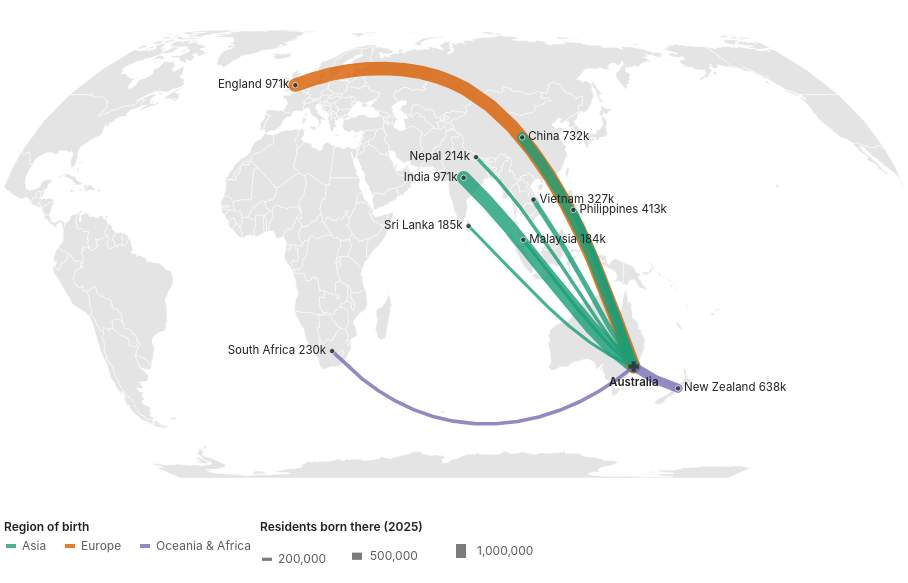

Write a Vega-Lite specification for this figure.
### Vega-Lite specification from a JSON file in a GitHub repository (floating-point values rounded to 4 significant figures; data arrays with more than 128 entries replaced by an {"elided": "..."} marker saying what was removed)
{"$schema": "https://vega.github.io/schema/vega-lite/v5.json", "width": 900, "height": 500, "autosize": {"type": "pad"}, "config": {"background": null, "font": "-apple-system, BlinkMacSystemFont, Segoe UI, Helvetica, Arial, sans-serif", "padding": 4, "view": {"stroke": null, "fill": "#f1f5f8"}, "axis": {"labelColor": "#5c5c5c", "titleColor": "#5c5c5c", "gridColor": "#d0d0d0", "domainColor": "#d0d0d0", "tickColor": "#d0d0d0", "labelFont": "-apple-system, BlinkMacSystemFont, Segoe UI, Helvetica, Arial, sans-serif", "labelFontSize": 11, "titleFont": "-apple-system, BlinkMacSystemFont, Segoe UI, Helvetica, Arial, sans-serif", "titleFontWeight": 500}, "legend": {"labelColor": "#5c5c5c", "titleColor": "#222222", "labelFont": "-apple-system, BlinkMacSystemFont, Segoe UI, Helvetica, Arial, sans-serif", "titleFont": "-apple-system, BlinkMacSystemFont, Segoe UI, Helvetica, Arial, sans-serif", "titleFontWeight": 600, "labelFontSize": 12, "titleFontSize": 12, "symbolStrokeColor": "#ffffff"}, "text": {"color": "#222222", "font": "-apple-system, BlinkMacSystemFont, Segoe UI, Helvetica, Arial, sans-serif"}, "tooltipFormat": {"numberFormat": ",.0f"}}, "projection": {"type": "equalEarth", "rotate": [-75, 0]}, "layer": [{"data": {"values": {"type": "Topology", "objects": {"countries": {"type": "GeometryCollection", "geometries": [{"type": "MultiPolygon", "arcs": [[[0]], [[1]]], "id": "242", "properties": {"name": "Fiji"}}, {"type": "Polygon", "arcs": [[2, 3, 4, 5, 6, 7, 8, 9, 10]], "id": "834", "properties": {"name": "Tanzania"}}, {"type": "Polygon", "arcs": [[11, 12, 13, 14]], "id": "732", "properties": {"name": "W. Sahara"}}, {"type": "MultiPolygon", "arcs": [[[15, 16, 17, 18]], [[19]], [[20]], [[21]], [[22]], [[23]], [[24]], [[25]], [[26]], [[27]], [[28]], [[29]], [[30]], [[31]], [[32]], [[33]], [[34]], [[35]], [[36]], [[37]], [[38]], [[39]], [[40]], [[41]], [[42]], [[43]], [[44]], [[45]], [[46]], [[47]]], "id": "124", "properties": {"name": "Canada"}}, {"type": "MultiPolygon", "arcs": [[[-19, 48, 49, 50]], [[51]], [[52]], [[53]], [[54]], [[55]], [[56]], [[57]], [[-17, 58]], [[59]]], "id": "840", "properties": {"name": "United States of America"}}, {"type": "Polygon", "arcs": [[60, 61, 62, 63, 64, 65]], "id": "398", "properties": {"name": "Kazakhstan"}}, {"type": "Polygon", "arcs": [[-63, 66, 67, 68, 69]], "id": "860", "properties": {"name": "Uzbekistan"}}, {"type": "MultiPolygon", "arcs": [[[70, 71]], [[72]], [[73]], [[74]]], "id": "598", "properties": {"name": "Papua New Guinea"}}, {"type": "MultiPolygon", "arcs": [[[-72, 75]], [[76, 77]], [[78]], [[79, 80]], [[81]], [[82]], [[83]], [[84]], [[85]], [[86]], [[87]], [[88]], [[89]]], "id": "360", "properties": {"name": "Indonesia"}}, {"type": "MultiPolygon", "arcs": [[[90, 91]], [[92, 93, 94, 95, 96, 97]]], "id": "032", "properties": {"name": "Argentina"}}, {"type": "MultiPolygon", "arcs": [[[-92, 98]], [[99, -95, 100, 101]]], "id": "152", "properties": {"name": "Chile"}}, {"type": "Polygon", "arcs": [[-8, 102, 103, 104, 105, 106, 107, 108, 109, 110, 111]], "id": "180", "properties": {"name": "Dem. Rep. Congo"}}, {"type": "Polygon", "arcs": [[112, 113, 114, 115]], "id": "706", "properties": {"name": "Somalia"}}, {"type": "Polygon", "arcs": [[-3, 116, 117, 118, -113, 119]], "id": "404", "properties": {"name": "Kenya"}}, {"type": "Polygon", "arcs": [[120, 121, 122, 123, 124, 125, 126, 127]], "id": "729", "properties": {"name": "Sudan"}}, {"type": "Polygon", "arcs": [[-122, 128, 129, 130, 131]], "id": "148", "properties": {"name": "Chad"}}, {"type": "Polygon", "arcs": [[132, 133]], "id": "332", "properties": {"name": "Haiti"}}, {"type": "Polygon", "arcs": [[-133, 134]], "id": "214", "properties": {"name": "Dominican Rep."}}, {"type": "MultiPolygon", "arcs": [[[135]], [[136]], [[137]], [[138]], [[139]], [[140]], [[141, 142, 143]], [[144]], [[145]], [[146, 147, 148, 149, -66, 150, 151, 152, 153, 154, 155, 156, 157, 158, 159, 160, 161]], [[162]], [[163, 164]]], "id": "643", "properties": {"name": "Russia"}}, {"type": "MultiPolygon", "arcs": [[[165]], [[166]], [[167]]], "id": "044", "properties": {"name": "Bahamas"}}, {"type": "Polygon", "arcs": [[168]], "id": "238", "properties": {"name": "Falkland Is."}}, {"type": "MultiPolygon", "arcs": [[[169]], [[-161, 170, 171, 172]], [[173]], [[174]]], "id": "578", "properties": {"name": "Norway"}}, {"type": "Polygon", "arcs": [[175]], "id": "304", "properties": {"name": "Greenland"}}, {"type": "Polygon", "arcs": [[176]], "id": "260", "properties": {"name": "Fr. S. Antarctic Lands"}}, {"type": "Polygon", "arcs": [[177, -77]], "id": "626", "properties": {"name": "Timor-Leste"}}, {"type": "Polygon", "arcs": [[178, 179, 180, 181, 182, 183, 184], [185]], "id": "710", "properties": {"name": "South Africa"}}, {"type": "Polygon", "arcs": [[-186]], "id": "426", "properties": {"name": "Lesotho"}}, {"type": "Polygon", "arcs": [[-50, 186, 187, 188, 189]], "id": "484", "properties": {"name": "Mexico"}}, {"type": "Polygon", "arcs": [[190, 191, -93]], "id": "858", "properties": {"name": "Uruguay"}}, {"type": "Polygon", "arcs": [[-191, -98, 192, 193, 194, 195, 196, 197, 198, 199, 200]], "id": "076", "properties": {"name": "Brazil"}}, {"type": "Polygon", "arcs": [[-194, 201, -96, -100, 202]], "id": "068", "properties": {"name": "Bolivia"}}, {"type": "Polygon", "arcs": [[-195, -203, -102, 203, 204, 205]], "id": "604", "properties": {"name": "Peru"}}, {"type": "Polygon", "arcs": [[-196, -206, 206, 207, 208, 209, 210]], "id": "170", "properties": {"name": "Colombia"}}, {"type": "Polygon", "arcs": [[-209, 211, 212, 213]], "id": "591", "properties": {"name": "Panama"}}, {"type": "Polygon", "arcs": [[-213, 214, 215, 216]], "id": "188", "properties": {"name": "Costa Rica"}}, {"type": "Polygon", "arcs": [[-216, 217, 218, 219]], "id": "558", "properties": {"name": "Nicaragua"}}, {"type": "Polygon", "arcs": [[-219, 220, 221, 222, 223]], "id": "340", "properties": {"name": "Honduras"}}, {"type": "Polygon", "arcs": [[-222, 224, 225]], "id": "222", "properties": {"name": "El Salvador"}}, {"type": "Polygon", "arcs": [[-189, 226, 227, -223, -226, 228]], "id": "320", "properties": {"name": "Guatemala"}}, {"type": "Polygon", "arcs": [[-188, 229, -227]], "id": "084", "properties": {"name": "Belize"}}, {"type": "Polygon", "arcs": [[-197, -211, 230, 231]], "id": "862", "properties": {"name": "Venezuela"}}, {"type": "Polygon", "arcs": [[-198, -232, 232, 233]], "id": "328", "properties": {"name": "Guyana"}}, {"type": "Polygon", "arcs": [[-199, -234, 234, 235]], "id": "740", "properties": {"name": "Suriname"}}, {"type": "MultiPolygon", "arcs": [[[-200, -236, 236]], [[237, 238, 239, 240, 241, 242, 243, 244]], [[245]]], "id": "250", "properties": {"name": "France"}}, {"type": "Polygon", "arcs": [[-205, 246, -207]], "id": "218", "properties": {"name": "Ecuador"}}, {"type": "Polygon", "arcs": [[247]], "id": "630", "properties": {"name": "Puerto Rico"}}, {"type": "Polygon", "arcs": [[248]], "id": "388", "properties": {"name": "Jamaica"}}, {"type": "Polygon", "arcs": [[249]], "id": "192", "properties": {"name": "Cuba"}}, {"type": "Polygon", "arcs": [[-181, 250, 251, 252]], "id": "716", "properties": {"name": "Zimbabwe"}}, {"type": "Polygon", "arcs": [[-180, 253, 254, -251]], "id": "072", "properties": {"name": "Botswana"}}, {"type": "Polygon", "arcs": [[-179, 255, 256, 257, -254]], "id": "516", "properties": {"name": "Namibia"}}, {"type": "Polygon", "arcs": [[258, 259, 260, 261, 262, 263, 264]], "id": "686", "properties": {"name": "Senegal"}}, {"type": "Polygon", "arcs": [[-261, 265, 266, 267, 268, 269, 270]], "id": "466", "properties": {"name": "Mali"}}, {"type": "Polygon", "arcs": [[-13, 271, -266, -260, 272]], "id": "478", "properties": {"name": "Mauritania"}}, {"type": "Polygon", "arcs": [[273, 274, 275, 276, 277]], "id": "204", "properties": {"name": "Benin"}}, {"type": "Polygon", "arcs": [[-131, 278, 279, -277, 280, -268, 281, 282]], "id": "562", "properties": {"name": "Niger"}}, {"type": "Polygon", "arcs": [[-278, -280, 283, 284]], "id": "566", "properties": {"name": "Nigeria"}}, {"type": "Polygon", "arcs": [[-130, 285, 286, 287, 288, 289, -284, -279]], "id": "120", "properties": {"name": "Cameroon"}}, {"type": "Polygon", "arcs": [[-275, 290, 291, 292]], "id": "768", "properties": {"name": "Togo"}}, {"type": "Polygon", "arcs": [[-292, 293, 294, 295]], "id": "288", "properties": {"name": "Ghana"}}, {"type": "Polygon", "arcs": [[-270, 296, -295, 297, 298, 299]], "id": "384", "properties": {"name": "Côte d'Ivoire"}}, {"type": "Polygon", "arcs": [[-262, -271, -300, 300, 301, 302, 303]], "id": "324", "properties": {"name": "Guinea"}}, {"type": "Polygon", "arcs": [[-263, -304, 304]], "id": "624", "properties": {"name": "Guinea-Bissau"}}, {"type": "Polygon", "arcs": [[-299, 305, 306, -301]], "id": "430", "properties": {"name": "Liberia"}}, {"type": "Polygon", "arcs": [[-302, -307, 307]], "id": "694", "properties": {"name": "Sierra Leone"}}, {"type": "Polygon", "arcs": [[-269, -281, -276, -293, -296, -297]], "id": "854", "properties": {"name": "Burkina Faso"}}, {"type": "Polygon", "arcs": [[-108, 308, -286, -129, -121, 309]], "id": "140", "properties": {"name": "Central African Rep."}}, {"type": "Polygon", "arcs": [[-107, 310, 311, 312, -287, -309]], "id": "178", "properties": {"name": "Congo"}}, {"type": "Polygon", "arcs": [[-288, -313, 313, 314]], "id": "266", "properties": {"name": "Gabon"}}, {"type": "Polygon", "arcs": [[-289, -315, 315]], "id": "226", "properties": {"name": "Eq. Guinea"}}, {"type": "Polygon", "arcs": [[-7, 316, 317, -252, -255, -258, 318, -103]], "id": "894", "properties": {"name": "Zambia"}}, {"type": "Polygon", "arcs": [[-6, 319, -317]], "id": "454", "properties": {"name": "Malawi"}}, {"type": "Polygon", "arcs": [[-5, 320, -184, 321, -182, -253, -318, -320]], "id": "508", "properties": {"name": "Mozambique"}}, {"type": "Polygon", "arcs": [[-183, -322]], "id": "748", "properties": {"name": "eSwatini"}}, {"type": "MultiPolygon", "arcs": [[[-106, 322, -311]], [[-104, -319, -257, 323]]], "id": "024", "properties": {"name": "Angola"}}, {"type": "Polygon", "arcs": [[-9, -112, 324]], "id": "108", "properties": {"name": "Burundi"}}, {"type": "Polygon", "arcs": [[325, 326, 327, 328, 329, 330, 331]], "id": "376", "properties": {"name": "Israel"}}, {"type": "Polygon", "arcs": [[-331, 332, 333]], "id": "422", "properties": {"name": "Lebanon"}}, {"type": "Polygon", "arcs": [[334]], "id": "450", "properties": {"name": "Madagascar"}}, {"type": "Polygon", "arcs": [[-327, 335]], "id": "275", "properties": {"name": "Palestine"}}, {"type": "Polygon", "arcs": [[-265, 336]], "id": "270", "properties": {"name": "Gambia"}}, {"type": "Polygon", "arcs": [[337, 338, 339]], "id": "788", "properties": {"name": "Tunisia"}}, {"type": "Polygon", "arcs": [[-12, 340, 341, -338, 342, -282, -267, -272]], "id": "012", "properties": {"name": "Algeria"}}, {"type": "Polygon", "arcs": [[-326, 343, 344, 345, 346, -328, -336]], "id": "400", "properties": {"name": "Jordan"}}, {"type": "Polygon", "arcs": [[347, 348, 349, 350, 351]], "id": "784", "properties": {"name": "United Arab Emirates"}}, {"type": "Polygon", "arcs": [[352, 353]], "id": "634", "properties": {"name": "Qatar"}}, {"type": "Polygon", "arcs": [[354, 355, 356]], "id": "414", "properties": {"name": "Kuwait"}}, {"type": "Polygon", "arcs": [[-345, 357, 358, 359, 360, -357, 361]], "id": "368", "properties": {"name": "Iraq"}}, {"type": "MultiPolygon", "arcs": [[[-351, 362, 363, 364]], [[-349, 365]]], "id": "512", "properties": {"name": "Oman"}}, {"type": "MultiPolygon", "arcs": [[[366]], [[367]]], "id": "548", "properties": {"name": "Vanuatu"}}, {"type": "Polygon", "arcs": [[368, 369, 370, 371]], "id": "116", "properties": {"name": "Cambodia"}}, {"type": "Polygon", "arcs": [[-369, 372, 373, 374, 375, 376]], "id": "764", "properties": {"name": "Thailand"}}, {"type": "Polygon", "arcs": [[-370, -377, 377, 378, 379]], "id": "418", "properties": {"name": "Laos"}}, {"type": "Polygon", "arcs": [[-376, 380, 381, 382, 383, -378]], "id": "104", "properties": {"name": "Myanmar"}}, {"type": "Polygon", "arcs": [[-371, -380, 384, 385]], "id": "704", "properties": {"name": "Vietnam"}}, {"type": "MultiPolygon", "arcs": [[[386, 386, 386]], [[-147, 387, 388, 389, 390]]], "id": "408", "properties": {"name": "North Korea"}}, {"type": "Polygon", "arcs": [[-389, 391]], "id": "410", "properties": {"name": "South Korea"}}, {"type": "Polygon", "arcs": [[-149, 392]], "id": "496", "properties": {"name": "Mongolia"}}, {"type": "Polygon", "arcs": [[-383, 393, 394, 395, 396, 397, 398, 399, 400]], "id": "356", "properties": {"name": "India"}}, {"type": "Polygon", "arcs": [[-382, 401, -394]], "id": "050", "properties": {"name": "Bangladesh"}}, {"type": "Polygon", "arcs": [[-400, 402]], "id": "064", "properties": {"name": "Bhutan"}}, {"type": "Polygon", "arcs": [[-398, 403]], "id": "524", "properties": {"name": "Nepal"}}, {"type": "Polygon", "arcs": [[-396, 404, 405, 406, 407]], "id": "586", "properties": {"name": "Pakistan"}}, {"type": "Polygon", "arcs": [[-69, 408, 409, -407, 410, 411]], "id": "004", "properties": {"name": "Afghanistan"}}, {"type": "Polygon", "arcs": [[-68, 412, 413, -409]], "id": "762", "properties": {"name": "Tajikistan"}}, {"type": "Polygon", "arcs": [[-62, 414, -413, -67]], "id": "417", "properties": {"name": "Kyrgyzstan"}}, {"type": "Polygon", "arcs": [[-64, -70, -412, 415, 416]], "id": "795", "properties": {"name": "Turkmenistan"}}, {"type": "Polygon", "arcs": [[-360, 417, 418, 419, 420, 421, -416, -411, -406, 422]], "id": "364", "properties": {"name": "Iran"}}, {"type": "Polygon", "arcs": [[-332, -334, 423, 424, -358, -344]], "id": "760", "properties": {"name": "Syria"}}, {"type": "Polygon", "arcs": [[-420, 425, 426, 427, 428]], "id": "051", "properties": {"name": "Armenia"}}, {"type": "Polygon", "arcs": [[-172, 429, 430]], "id": "752", "properties": {"name": "Sweden"}}, {"type": "Polygon", "arcs": [[-156, 431, 432, 433, 434]], "id": "112", "properties": {"name": "Belarus"}}, {"type": "Polygon", "arcs": [[-155, 435, -164, 436, 437, 438, 439, 440, 441, 442, -432]], "id": "804", "properties": {"name": "Ukraine"}}, {"type": "Polygon", "arcs": [[-433, -443, 443, 444, 445, 446, -142, 447]], "id": "616", "properties": {"name": "Poland"}}, {"type": "Polygon", "arcs": [[448, 449, 450, 451, 452, 453, 454]], "id": "040", "properties": {"name": "Austria"}}, {"type": "Polygon", "arcs": [[-441, 455, 456, 457, 458, -449, 459]], "id": "348", "properties": {"name": "Hungary"}}, {"type": "Polygon", "arcs": [[-439, 460]], "id": "498", "properties": {"name": "Moldova"}}, {"type": "Polygon", "arcs": [[-438, 461, 462, 463, -456, -440, -461]], "id": "642", "properties": {"name": "Romania"}}, {"type": "Polygon", "arcs": [[-434, -448, -144, 464, 465]], "id": "440", "properties": {"name": "Lithuania"}}, {"type": "Polygon", "arcs": [[-157, -435, -466, 466, 467]], "id": "428", "properties": {"name": "Latvia"}}, {"type": "Polygon", "arcs": [[-158, -468, 468]], "id": "233", "properties": {"name": "Estonia"}}, {"type": "Polygon", "arcs": [[-446, 469, -453, 470, -238, 471, 472, 473, 474, 475, 476]], "id": "276", "properties": {"name": "Germany"}}, {"type": "Polygon", "arcs": [[-463, 477, 478, 479, 480, 481]], "id": "100", "properties": {"name": "Bulgaria"}}, {"type": "MultiPolygon", "arcs": [[[482]], [[-480, 483, 484, 485, 486]]], "id": "300", "properties": {"name": "Greece"}}, {"type": "MultiPolygon", "arcs": [[[-359, -425, 487, 488, -427, -418]], [[-479, 489, -484]]], "id": "792", "properties": {"name": "Turkey"}}, {"type": "Polygon", "arcs": [[-486, 490, 491, 492, 493]], "id": "008", "properties": {"name": "Albania"}}, {"type": "Polygon", "arcs": [[-458, 494, 495, 496, 497, 498]], "id": "191", "properties": {"name": "Croatia"}}, {"type": "Polygon", "arcs": [[-452, 499, -239, -471]], "id": "756", "properties": {"name": "Switzerland"}}, {"type": "Polygon", "arcs": [[-472, -245, 500]], "id": "442", "properties": {"name": "Luxembourg"}}, {"type": "Polygon", "arcs": [[-473, -501, -244, 501, 502]], "id": "056", "properties": {"name": "Belgium"}}, {"type": "Polygon", "arcs": [[-474, -503, 503]], "id": "528", "properties": {"name": "Netherlands"}}, {"type": "Polygon", "arcs": [[504, 505]], "id": "620", "properties": {"name": "Portugal"}}, {"type": "Polygon", "arcs": [[-505, 506, -242, 507]], "id": "724", "properties": {"name": "Spain"}}, {"type": "Polygon", "arcs": [[508, 509]], "id": "372", "properties": {"name": "Ireland"}}, {"type": "Polygon", "arcs": [[510]], "id": "540", "properties": {"name": "New Caledonia"}}, {"type": "MultiPolygon", "arcs": [[[511]], [[512]], [[513]], [[514]], [[515]]], "id": "090", "properties": {"name": "Solomon Is."}}, {"type": "MultiPolygon", "arcs": [[[516]], [[517]]], "id": "554", "properties": {"name": "New Zealand"}}, {"type": "MultiPolygon", "arcs": [[[518]], [[519]]], "id": "036", "properties": {"name": "Australia"}}, {"type": "Polygon", "arcs": [[520]], "id": "144", "properties": {"name": "Sri Lanka"}}, {"type": "MultiPolygon", "arcs": [[[521]], [[-61, -150, -393, -148, -391, 522, -385, -379, -384, -401, -403, -399, -404, -397, -408, -410, -414, -415]]], "id": "156", "properties": {"name": "China"}}, {"type": "Polygon", "arcs": [[523]], "id": "158", "properties": {"name": "Taiwan"}}, {"type": "MultiPolygon", "arcs": [[[-451, 524, 525, -240, -500]], [[526]], [[527]]], "id": "380", "properties": {"name": "Italy"}}, {"type": "MultiPolygon", "arcs": [[[-476, 528]], [[529]]], "id": "208", "properties": {"name": "Denmark"}}, {"type": "MultiPolygon", "arcs": [[[-510, 530]], [[531]]], "id": "826", "properties": {"name": "United Kingdom"}}, {"type": "Polygon", "arcs": [[532]], "id": "352", "properties": {"name": "Iceland"}}, {"type": "MultiPolygon", "arcs": [[[-152, 533, -421, -429, 534]], [[-419, -426]]], "id": "031", "properties": {"name": "Azerbaijan"}}, {"type": "Polygon", "arcs": [[-153, -535, -428, -489, 535]], "id": "268", "properties": {"name": "Georgia"}}, {"type": "MultiPolygon", "arcs": [[[536]], [[537]], [[538]], [[539]], [[540]], [[541]], [[542]]], "id": "608", "properties": {"name": "Philippines"}}, {"type": "MultiPolygon", "arcs": [[[-374, 543]], [[-81, 544, 545, 546]]], "id": "458", "properties": {"name": "Malaysia"}}, {"type": "Polygon", "arcs": [[-546, 547]], "id": "096", "properties": {"name": "Brunei"}}, {"type": "Polygon", "arcs": [[-450, -459, -499, 548, -525]], "id": "705", "properties": {"name": "Slovenia"}}, {"type": "Polygon", "arcs": [[-160, 549, -430, -171]], "id": "246", "properties": {"name": "Finland"}}, {"type": "Polygon", "arcs": [[-442, -460, -455, 550, -444]], "id": "703", "properties": {"name": "Slovakia"}}, {"type": "Polygon", "arcs": [[-445, -551, -454, -470]], "id": "203", "properties": {"name": "Czechia"}}, {"type": "Polygon", "arcs": [[-126, 551, 552, 553]], "id": "232", "properties": {"name": "Eritrea"}}, {"type": "MultiPolygon", "arcs": [[[554]], [[555]], [[556]]], "id": "392", "properties": {"name": "Japan"}}, {"type": "Polygon", "arcs": [[-193, -97, -202]], "id": "600", "properties": {"name": "Paraguay"}}, {"type": "Polygon", "arcs": [[-364, 557, 558]], "id": "887", "properties": {"name": "Yemen"}}, {"type": "Polygon", "arcs": [[-346, -362, -356, 559, -354, 560, -352, -365, -559, 561]], "id": "682", "properties": {"name": "Saudi Arabia"}}, {"type": "MultiPolygon", "arcs": [[[562]], [[563]], [[564]], [[565]], [[566]], [[567]], [[568]], [[569]]], "id": "010", "properties": {"name": "Antarctica"}}, {"type": "Polygon", "arcs": [[570, 571]], "properties": {"name": "N. Cyprus"}}, {"type": "Polygon", "arcs": [[-572, 572]], "id": "196", "properties": {"name": "Cyprus"}}, {"type": "Polygon", "arcs": [[-341, -15, 573]], "id": "504", "properties": {"name": "Morocco"}}, {"type": "Polygon", "arcs": [[-124, 574, 575, -329, 576]], "id": "818", "properties": {"name": "Egypt"}}, {"type": "Polygon", "arcs": [[-123, -132, -283, -343, -340, 577, -575]], "id": "434", "properties": {"name": "Libya"}}, {"type": "Polygon", "arcs": [[-114, -119, 578, -127, -554, 579, 580]], "id": "231", "properties": {"name": "Ethiopia"}}, {"type": "Polygon", "arcs": [[-553, 581, 582, -580]], "id": "262", "properties": {"name": "Djibouti"}}, {"type": "Polygon", "arcs": [[-115, -581, -583, 583]], "properties": {"name": "Somaliland"}}, {"type": "Polygon", "arcs": [[-11, 584, -110, 585, -117]], "id": "800", "properties": {"name": "Uganda"}}, {"type": "Polygon", "arcs": [[-10, -325, -111, -585]], "id": "646", "properties": {"name": "Rwanda"}}, {"type": "Polygon", "arcs": [[-496, 586, 587]], "id": "070", "properties": {"name": "Bosnia and Herz."}}, {"type": "Polygon", "arcs": [[-481, -487, -494, 588, 589]], "id": "807", "properties": {"name": "Macedonia"}}, {"type": "Polygon", "arcs": [[-457, -464, -482, -590, 590, 591, -587, -495]], "id": "688", "properties": {"name": "Serbia"}}, {"type": "Polygon", "arcs": [[-492, 592, -497, -588, -592, 593]], "id": "499", "properties": {"name": "Montenegro"}}, {"type": "Polygon", "arcs": [[-493, -594, -591, -589]], "properties": {"name": "Kosovo"}}, {"type": "Polygon", "arcs": [[594]], "id": "780", "properties": {"name": "Trinidad and Tobago"}}, {"type": "Polygon", "arcs": [[-109, -310, -128, -579, -118, -586]], "id": "728", "properties": {"name": "S. Sudan"}}]}, "land": {"type": "GeometryCollection", "geometries": [{"type": "MultiPolygon", "arcs": {"elided": "124 rows, 268 int values in total"}}]}}, "arcs": {"elided": "595 rows, 16492 int values in total"}, "bbox": [-180, -85.61, 180, 83.65], "transform": {"scale": [0.0036, 0.001693], "translate": [-180, -85.61]}}, "format": {"type": "topojson", "feature": "countries"}}, "mark": {"type": "geoshape", "fill": "#e4e4e4", "stroke": "#ffffff", "strokeWidth": 0.5, "clip": true, "cursor": "pointer"}, "transform": [{"lookup": "properties.name", "from": {"data": {"values": [{"c_world": "India", "c_label": "India", "c15": 449040, "c20": 724060, "c25": 971020, "c_km": 9847, "c_chg": 521980, "c_pct": 116}, {"c_world": "United Kingdom", "c_label": "England (born in)", "c15": 1006540, "c20": 986210, "c25": 970950, "c_km": 17011, "c_chg": -35590, "c_pct": -4}, {"c_world": "China", "c_label": "China", "c15": 508870, "c20": 638990, "c25": 731540, "c_km": 9054, "c_chg": 222670, "c_pct": 44}, {"c_world": "New Zealand", "c_label": "New Zealand", "c15": 575430, "c20": 584490, "c25": 637680, "c_km": 2155, "c_chg": 62250, "c_pct": 11}, {"c_world": "Philippines", "c_label": "Philippines", "c15": 241130, "c20": 308380, "c25": 412530, "c_km": 6011, "c_chg": 171400, "c_pct": 71}, {"c_world": "Vietnam", "c_label": "Vietnam", "c15": 235590, "c20": 275920, "c25": 326630, "c_km": 7248, "c_chg": 91040, "c_pct": 39}, {"c_world": "South Africa", "c_label": "South Africa", "c15": 177390, "c20": 200890, "c25": 229950, "c_km": 11057, "c_chg": 52560, "c_pct": 30}, {"c_world": "Nepal", "c_label": "Nepal", "c15": 50150, "c20": 132400, "c25": 213580, "c_km": 9879, "c_chg": 163430, "c_pct": 326}, {"c_world": "Sri Lanka", "c_label": "Sri Lanka", "c15": 119700, "c20": 142690, "c25": 184800, "c_km": 8732, "c_chg": 65100, "c_pct": 54}, {"c_world": "Malaysia", "c_label": "Malaysia", "c15": 143420, "c20": 178760, "c25": 184320, "c_km": 6640, "c_chg": 40900, "c_pct": 29}]}, "key": "c_world", "fields": ["c_label", "c15", "c20", "c25", "c_km", "c_chg", "c_pct"]}}, {"calculate": "datum.properties.name", "as": "cty"}, {"calculate": "datum.c_label == 'England (born in)' ? datum.properties.name + ' (figures for England)' : datum.properties.name", "as": "ctyl"}, {"calculate": "datum.properties.name == 'Australia' ? 'Destination' : isValid(datum.c25) ? format(datum.c25, ',') : 'Not in the top ten'", "as": "t25"}, {"calculate": "isValid(datum.c15) ? format(datum.c15, ',') : '–'", "as": "t15"}, {"calculate": "isValid(datum.c_chg) ? (datum.c_chg >= 0 ? '+' : '−') + format(abs(datum.c_chg), ',') + ' (' + (datum.c_pct >= 0 ? '+' : '') + datum.c_pct + '%)' : '–'", "as": "tchg"}, {"calculate": "isValid(datum.c_km) ? format(datum.c_km, ',') + ' km' : '–'", "as": "tkm"}], "params": [{"name": "hovc15", "select": {"type": "point", "fields": ["cty"], "on": "pointerover", "clear": "pointerout"}}], "encoding": {"stroke": {"condition": {"param": "hovc15", "empty": false, "value": "#111111"}, "value": "#ffffff"}, "strokeWidth": {"condition": {"param": "hovc15", "empty": false, "value": 1.75}, "value": 0.5}, "tooltip": [{"field": "ctyl", "title": "Country"}, {"field": "t25", "title": "Australian residents born here, 2025"}, {"field": "t15", "title": "Australian residents born here, 2015"}, {"field": "tchg", "title": "Change 2015–2025"}, {"field": "tkm", "title": "Distance from Sydney"}]}}, {"data": {"values": [{"type": "Feature", "properties": {"c": "India", "v": 971020, "km": 9847, "region": "Asia"}, "geometry": {"type": "LineString", "coordinates": [[78.9, 22], [151.2, -33.87]]}}, {"type": "Feature", "properties": {"c": "England", "v": 970950, "km": 17011, "region": "Europe"}, "geometry": {"type": "LineString", "coordinates": [[-1.5, 52.6], [151.2, -33.87]]}}, {"type": "Feature", "properties": {"c": "China", "v": 731540, "km": 9054, "region": "Asia"}, "geometry": {"type": "LineString", "coordinates": [[104, 34.5], [151.2, -33.87]]}}, {"type": "Feature", "properties": {"c": "New Zealand", "v": 637680, "km": 2155, "region": "Oceania & Africa"}, "geometry": {"type": "LineString", "coordinates": [[174, -41], [151.2, -33.87]]}}, {"type": "Feature", "properties": {"c": "Philippines", "v": 412530, "km": 6011, "region": "Asia"}, "geometry": {"type": "LineString", "coordinates": [[122, 12.5], [151.2, -33.87]]}}, {"type": "Feature", "properties": {"c": "Vietnam", "v": 326630, "km": 7248, "region": "Asia"}, "geometry": {"type": "LineString", "coordinates": [[106.5, 15.5], [151.2, -33.87]]}}, {"type": "Feature", "properties": {"c": "South Africa", "v": 229950, "km": 11057, "region": "Oceania & Africa"}, "geometry": {"type": "LineString", "coordinates": [[24.5, -29], [151.2, -33.87]]}}, {"type": "Feature", "properties": {"c": "Nepal", "v": 213580, "km": 9879, "region": "Asia"}, "geometry": {"type": "LineString", "coordinates": [[84.1, 28.3], [151.2, -33.87]]}}, {"type": "Feature", "properties": {"c": "Sri Lanka", "v": 184800, "km": 8732, "region": "Asia"}, "geometry": {"type": "LineString", "coordinates": [[80.7, 7.8], [151.2, -33.87]]}}, {"type": "Feature", "properties": {"c": "Malaysia", "v": 184320, "km": 6640, "region": "Asia"}, "geometry": {"type": "LineString", "coordinates": [[102, 3.8], [151.2, -33.87]]}}]}, "transform": [{"calculate": "datum.properties.c", "as": "c"}], "params": [{"name": "hf", "select": {"type": "point", "fields": ["c"], "on": "pointerover", "clear": "pointerout"}}], "mark": {"type": "geoshape", "filled": false, "strokeCap": "round", "clip": true, "cursor": "pointer"}, "encoding": {"opacity": {"condition": {"param": "hf", "empty": true, "value": 0.8}, "value": 0.12}, "strokeWidth": {"field": "properties.v", "type": "quantitative", "scale": {"domain": [0, 1000000], "range": [0.5, 14]}, "legend": {"title": "Residents born there (2025)", "values": [200000, 500000, 1000000], "format": ",.0f", "orient": "bottom", "direction": "horizontal", "symbolType": "stroke", "symbolStrokeColor": "#5c5c5c"}}, "stroke": {"field": "properties.region", "type": "nominal", "scale": {"domain": ["Asia", "Europe", "Oceania & Africa"], "range": ["#1b9e77", "#d95f02", "#7570b3"]}, "legend": {"title": "Region of birth", "orient": "bottom", "direction": "horizontal", "symbolType": "stroke", "symbolStrokeWidth": 4}}, "order": {"field": "properties.v", "sort": "descending"}, "tooltip": [{"field": "properties.c", "title": "Country of birth"}, {"field": "properties.v", "title": "Residents (2025)", "format": ","}, {"field": "properties.km", "title": "Distance (km)", "format": ","}]}}, {"data": {"values": [{"c": "India", "lon": 78.9, "lat": 22, "v": 971020, "lbl": "India 971k", "side": "l"}, {"c": "England", "lon": -1.5, "lat": 52.6, "v": 970950, "lbl": "England 971k", "side": "l"}, {"c": "China", "lon": 104, "lat": 34.5, "v": 731540, "lbl": "China 732k", "side": "r"}, {"c": "New Zealand", "lon": 174, "lat": -41, "v": 637680, "lbl": "New Zealand 638k", "side": "r"}, {"c": "Philippines", "lon": 122, "lat": 12.5, "v": 412530, "lbl": "Philippines 413k", "side": "r"}, {"c": "Vietnam", "lon": 106.5, "lat": 15.5, "v": 326630, "lbl": "Vietnam 327k", "side": "r"}, {"c": "South Africa", "lon": 24.5, "lat": -29, "v": 229950, "lbl": "South Africa 230k", "side": "l"}, {"c": "Nepal", "lon": 84.1, "lat": 28.3, "v": 213580, "lbl": "Nepal 214k", "side": "l"}, {"c": "Sri Lanka", "lon": 80.7, "lat": 7.8, "v": 184800, "lbl": "Sri Lanka 185k", "side": "l"}, {"c": "Malaysia", "lon": 102, "lat": 3.8, "v": 184320, "lbl": "Malaysia 184k", "side": "r"}]}, "mark": {"type": "circle", "size": 30, "stroke": "#ffffff", "strokeWidth": 1}, "encoding": {"longitude": {"field": "lon", "type": "quantitative"}, "latitude": {"field": "lat", "type": "quantitative"}, "color": {"value": "#222222"}}}, {"data": {"values": [{"c": "India", "lon": 78.9, "lat": 22, "v": 971020, "lbl": "India 971k", "side": "l"}, {"c": "England", "lon": -1.5, "lat": 52.6, "v": 970950, "lbl": "England 971k", "side": "l"}, {"c": "China", "lon": 104, "lat": 34.5, "v": 731540, "lbl": "China 732k", "side": "r"}, {"c": "New Zealand", "lon": 174, "lat": -41, "v": 637680, "lbl": "New Zealand 638k", "side": "r"}, {"c": "Philippines", "lon": 122, "lat": 12.5, "v": 412530, "lbl": "Philippines 413k", "side": "r"}, {"c": "Vietnam", "lon": 106.5, "lat": 15.5, "v": 326630, "lbl": "Vietnam 327k", "side": "r"}, {"c": "South Africa", "lon": 24.5, "lat": -29, "v": 229950, "lbl": "South Africa 230k", "side": "l"}, {"c": "Nepal", "lon": 84.1, "lat": 28.3, "v": 213580, "lbl": "Nepal 214k", "side": "l"}, {"c": "Sri Lanka", "lon": 80.7, "lat": 7.8, "v": 184800, "lbl": "Sri Lanka 185k", "side": "l"}, {"c": "Malaysia", "lon": 102, "lat": 3.8, "v": 184320, "lbl": "Malaysia 184k", "side": "r"}]}, "transform": [{"filter": "datum.side == 'r'"}, {"filter": "true"}], "mark": {"type": "text", "align": "left", "dx": 6, "fontSize": 11.5, "font": "-apple-system, BlinkMacSystemFont, Segoe UI, Helvetica, Arial, sans-serif", "baseline": "middle"}, "encoding": {"longitude": {"field": "lon", "type": "quantitative"}, "latitude": {"field": "lat", "type": "quantitative"}, "text": {"field": "lbl"}, "color": {"value": "#222222"}}}, {"data": {"values": [{"c": "India", "lon": 78.9, "lat": 22, "v": 971020, "lbl": "India 971k", "side": "l"}, {"c": "England", "lon": -1.5, "lat": 52.6, "v": 970950, "lbl": "England 971k", "side": "l"}, {"c": "China", "lon": 104, "lat": 34.5, "v": 731540, "lbl": "China 732k", "side": "r"}, {"c": "New Zealand", "lon": 174, "lat": -41, "v": 637680, "lbl": "New Zealand 638k", "side": "r"}, {"c": "Philippines", "lon": 122, "lat": 12.5, "v": 412530, "lbl": "Philippines 413k", "side": "r"}, {"c": "Vietnam", "lon": 106.5, "lat": 15.5, "v": 326630, "lbl": "Vietnam 327k", "side": "r"}, {"c": "South Africa", "lon": 24.5, "lat": -29, "v": 229950, "lbl": "South Africa 230k", "side": "l"}, {"c": "Nepal", "lon": 84.1, "lat": 28.3, "v": 213580, "lbl": "Nepal 214k", "side": "l"}, {"c": "Sri Lanka", "lon": 80.7, "lat": 7.8, "v": 184800, "lbl": "Sri Lanka 185k", "side": "l"}, {"c": "Malaysia", "lon": 102, "lat": 3.8, "v": 184320, "lbl": "Malaysia 184k", "side": "r"}]}, "transform": [{"filter": "datum.side == 'l'"}, {"filter": "true"}], "mark": {"type": "text", "align": "right", "dx": -6, "fontSize": 11.5, "font": "-apple-system, BlinkMacSystemFont, Segoe UI, Helvetica, Arial, sans-serif", "baseline": "middle"}, "encoding": {"longitude": {"field": "lon", "type": "quantitative"}, "latitude": {"field": "lat", "type": "quantitative"}, "text": {"field": "lbl"}, "color": {"value": "#222222"}}}, {"data": {"values": [{"lon": 151.2, "lat": -33.87}]}, "mark": {"type": "point", "shape": "cross", "size": 110, "filled": true, "strokeWidth": 2}, "encoding": {"longitude": {"field": "lon", "type": "quantitative"}, "latitude": {"field": "lat", "type": "quantitative"}, "color": {"value": "#222222"}}}, {"data": {"values": [{"lon": 151.2, "lat": -33.87, "n": "Australia"}]}, "mark": {"type": "text", "dy": 16, "fontSize": 11.5, "fontWeight": 600, "font": "-apple-system, BlinkMacSystemFont, Segoe UI, Helvetica, Arial, sans-serif"}, "encoding": {"longitude": {"field": "lon", "type": "quantitative"}, "latitude": {"field": "lat", "type": "quantitative"}, "text": {"field": "n"}, "color": {"value": "#222222"}}}, {"data": {"values": [{"type": "Feature", "properties": {}, "geometry": {"type": "MultiPoint", "coordinates": [[-20, 60], [180, 60], [180, -48], [-20, -48]]}}]}, "mark": {"type": "geoshape", "opacity": 0, "filled": false, "strokeOpacity": 0}}], "background": "#ffffff"}
